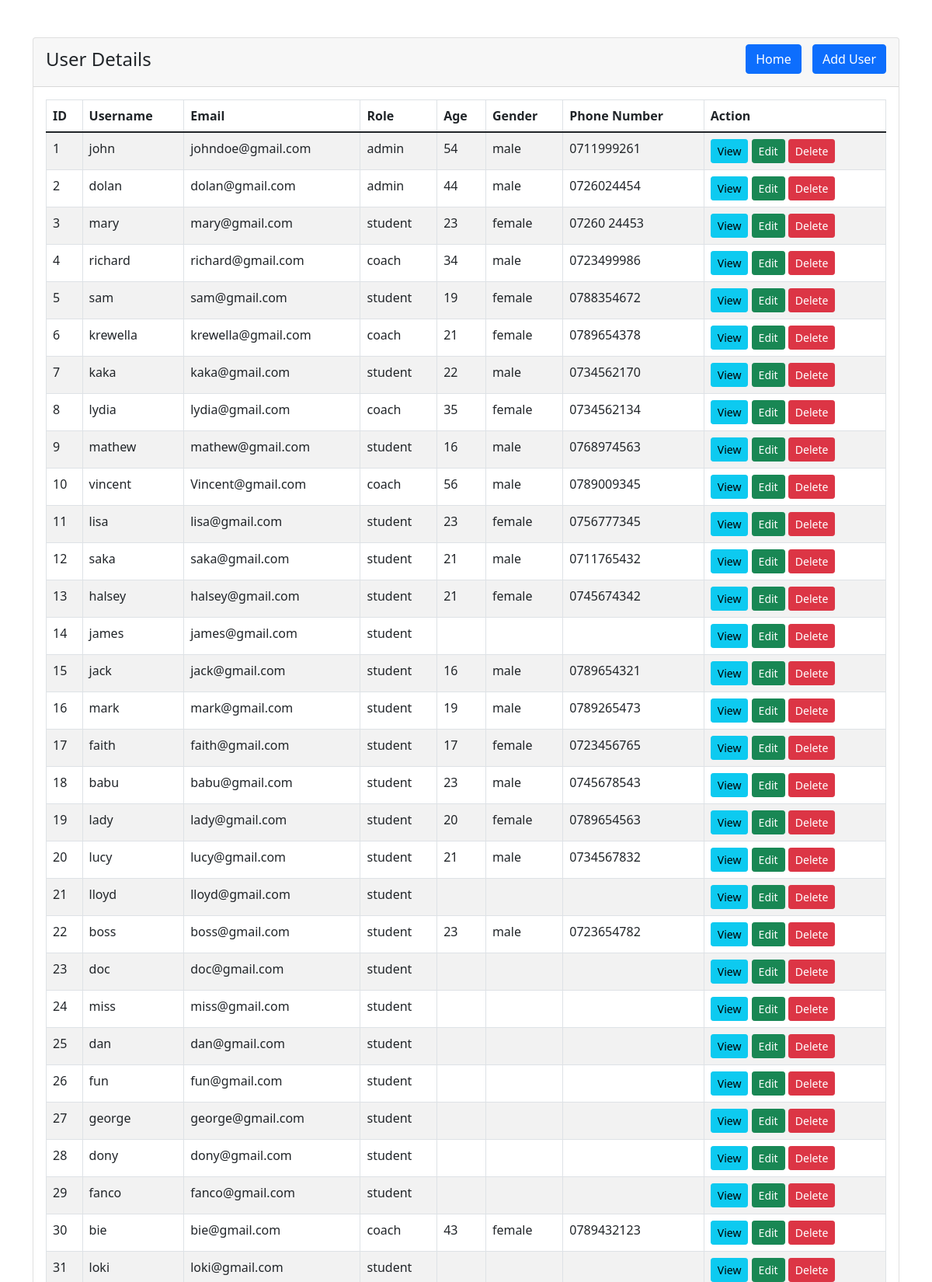
Page /admin/user_details.php (upper part) on the committed database.
### tables this page shows
CREATE TABLE `users` (
  `id` int(11) NOT NULL,
  `username` varchar(30) NOT NULL,
  `pwd` varchar(255) NOT NULL,
  `email` varchar(100) NOT NULL,
  `created_at` datetime NOT NULL DEFAULT curtime(),
  `role` varchar(50) NOT NULL DEFAULT 'student',
  `age` int(11) DEFAULT NULL,
  `gender` varchar(10) DEFAULT NULL,
  `phone_number` varchar(20) DEFAULT NULL
);

### admin/user_details.php (the view, shortened to what this page needs)
<?php
require '../includes/dbh.inc.php';
?>
<!doctype html>
<html lang="en">
<head>
    <link href="https://cdn.jsdelivr.net/npm/bootstrap@5.1.3/dist/css/bootstrap.min.css" rel="stylesheet">
</head>
<body>
<div class="container mt-5">
    <div class="row">
        <div class="col-md-12">
            <div class="card">
                <div class="card-header">
                <h4 class="d-flex justify-content-between align-items-center">
                <span>User Details</span>
            <div>
                <a href="dashboard.php" class="btn btn-primary me-2">Home</a>
                <a href="user_create.php" class="btn btn-primary">Add User</a>
        </div>
</h4>
                </div>
                <div class="card-body table-responsive">
                    <table class="table table-bordered table-striped">
                        <thead>
                        <tr>
                            <th>ID</th>
                            <th>Username</th>
                            <th>Email</th>
                            <th>Role</th>
                            <th>Age</th>
                            <th>Gender</th>
                            <th>Phone Number</th>
                            <th>Action</th>
                        </tr>
                        </thead>
                        <tbody>
                        <?php
                        $query = "SELECT * FROM users";
                        $query_run = mysqli_query($con, $query);
                        if (mysqli_num_rows($query_run) > 0) {
                            foreach ($query_run as $user) {
                                ?>
                                <tr>
                                    <td><?= $user['id']; ?></td>
                                    <td><?= $user['username']; ?></td>
                                    <td><?= $user['email']; ?></td>
                                    <td><?= $user['role']; ?></td>
                                    <td><?= $user['age']; ?></td>
                                    <td><?= $user['gender']; ?></td>
                                    <td><?= $user['phone_number']; ?></td>
                                    <td>
                                        <a href="user_view.php?id=<?= $user['id']; ?>" class="btn btn-info btn-sm">View</a>
                                        <a href="user_edit.php?id=<?= $user['id']; ?>" class="btn btn-success btn-sm">Edit</a>
                                        <form action="user_details.php" method="POST" class="d-inline">
                                            <button type="submit" class="btn btn-danger btn-sm">Delete</button>
                                        </form>
                                    </td>
                                </tr>
                                <?php
                            }
                        } else {
                            echo "<h5>No Record Found!</h5>";
                        }
                        ?>
                        </tbody>
                    </table>
                </div>
            </div>
        </div>
    </div>
</div>
</body>
</html>

### rows in the picture
users: id "1", username "john", email "johndoe@gmail.com", role "admin", age "54", gender "male", phone_number "0711999261"
users: id "2", username "dolan", email "dolan@gmail.com", role "admin", age "44", gender "male", phone_number "0726024454"
users: id "3", username "mary", email "mary@gmail.com", role "student", age "23", gender "female", phone_number "07260 24453"
users: id "4", username "richard", email "richard@gmail.com", role "coach", age "34", gender "male", phone_number "0723499986"
users: id "5", username "sam", email "sam@gmail.com", role "student", age "19", gender "female", phone_number "0788354672"
users: id "6", username "krewella", email "krewella@gmail.com", role "coach", age "21", gender "female", phone_number "0789654378"
users: id "7", username "kaka", email "kaka@gmail.com", role "student", age "22", gender "male", phone_number "0734562170"
users: id "8", username "lydia", email "lydia@gmail.com", role "coach", age "35", gender "female", phone_number "0734562134"
users: id "9", username "mathew", email "mathew@gmail.com", role "student", age "16", gender "male", phone_number "0768974563"
users: id "10", username "vincent", email "Vincent@gmail.com", role "coach", age "56", gender "male", phone_number "0789009345"
users: id "11", username "lisa", email "lisa@gmail.com", role "student", age "23", gender "female", phone_number "0756777345"
users: id "12", username "saka", email "saka@gmail.com", role "student", age "21", gender "male", phone_number "0711765432"
users: id "13", username "halsey", email "halsey@gmail.com", role "student", age "21", gender "female", phone_number "0745674342"
users: id "14", username "james", email "james@gmail.com", role "student"
users: id "15", username "jack", email "jack@gmail.com", role "student", age "16", gender "male", phone_number "0789654321"
users: id "16", username "mark", email "mark@gmail.com", role "student", age "19", gender "male", phone_number "0789265473"
users: id "17", username "faith", email "faith@gmail.com", role "student", age "17", gender "female", phone_number "0723456765"
users: id "18", username "babu", email "babu@gmail.com", role "student", age "23", gender "male", phone_number "0745678543"
users: id "19", username "lady", email "lady@gmail.com", role "student", age "20", gender "female", phone_number "0789654563"
users: id "20", username "lucy", email "lucy@gmail.com", role "student", age "21", gender "male", phone_number "0734567832"
users: id "21", username "lloyd", email "lloyd@gmail.com", role "student"
users: id "22", username "boss", email "boss@gmail.com", role "student", age "23", gender "male", phone_number "0723654782"
users: id "23", username "doc", email "doc@gmail.com", role "student"
users: id "24", username "miss", email "miss@gmail.com", role "student"
users: id "25", username "dan", email "dan@gmail.com", role "student"
users: id "26", username "fun", email "fun@gmail.com", role "student"
users: id "27", username "george", email "george@gmail.com", role "student"
users: id "28", username "dony", email "dony@gmail.com", role "student"
users: id "29", username "fanco", email "fanco@gmail.com", role "student"
users: id "30", username "bie", email "bie@gmail.com", role "coach", age "43", gender "female", phone_number "0789432123"
users: id "31", username "loki", email "loki@gmail.com", role "student"
